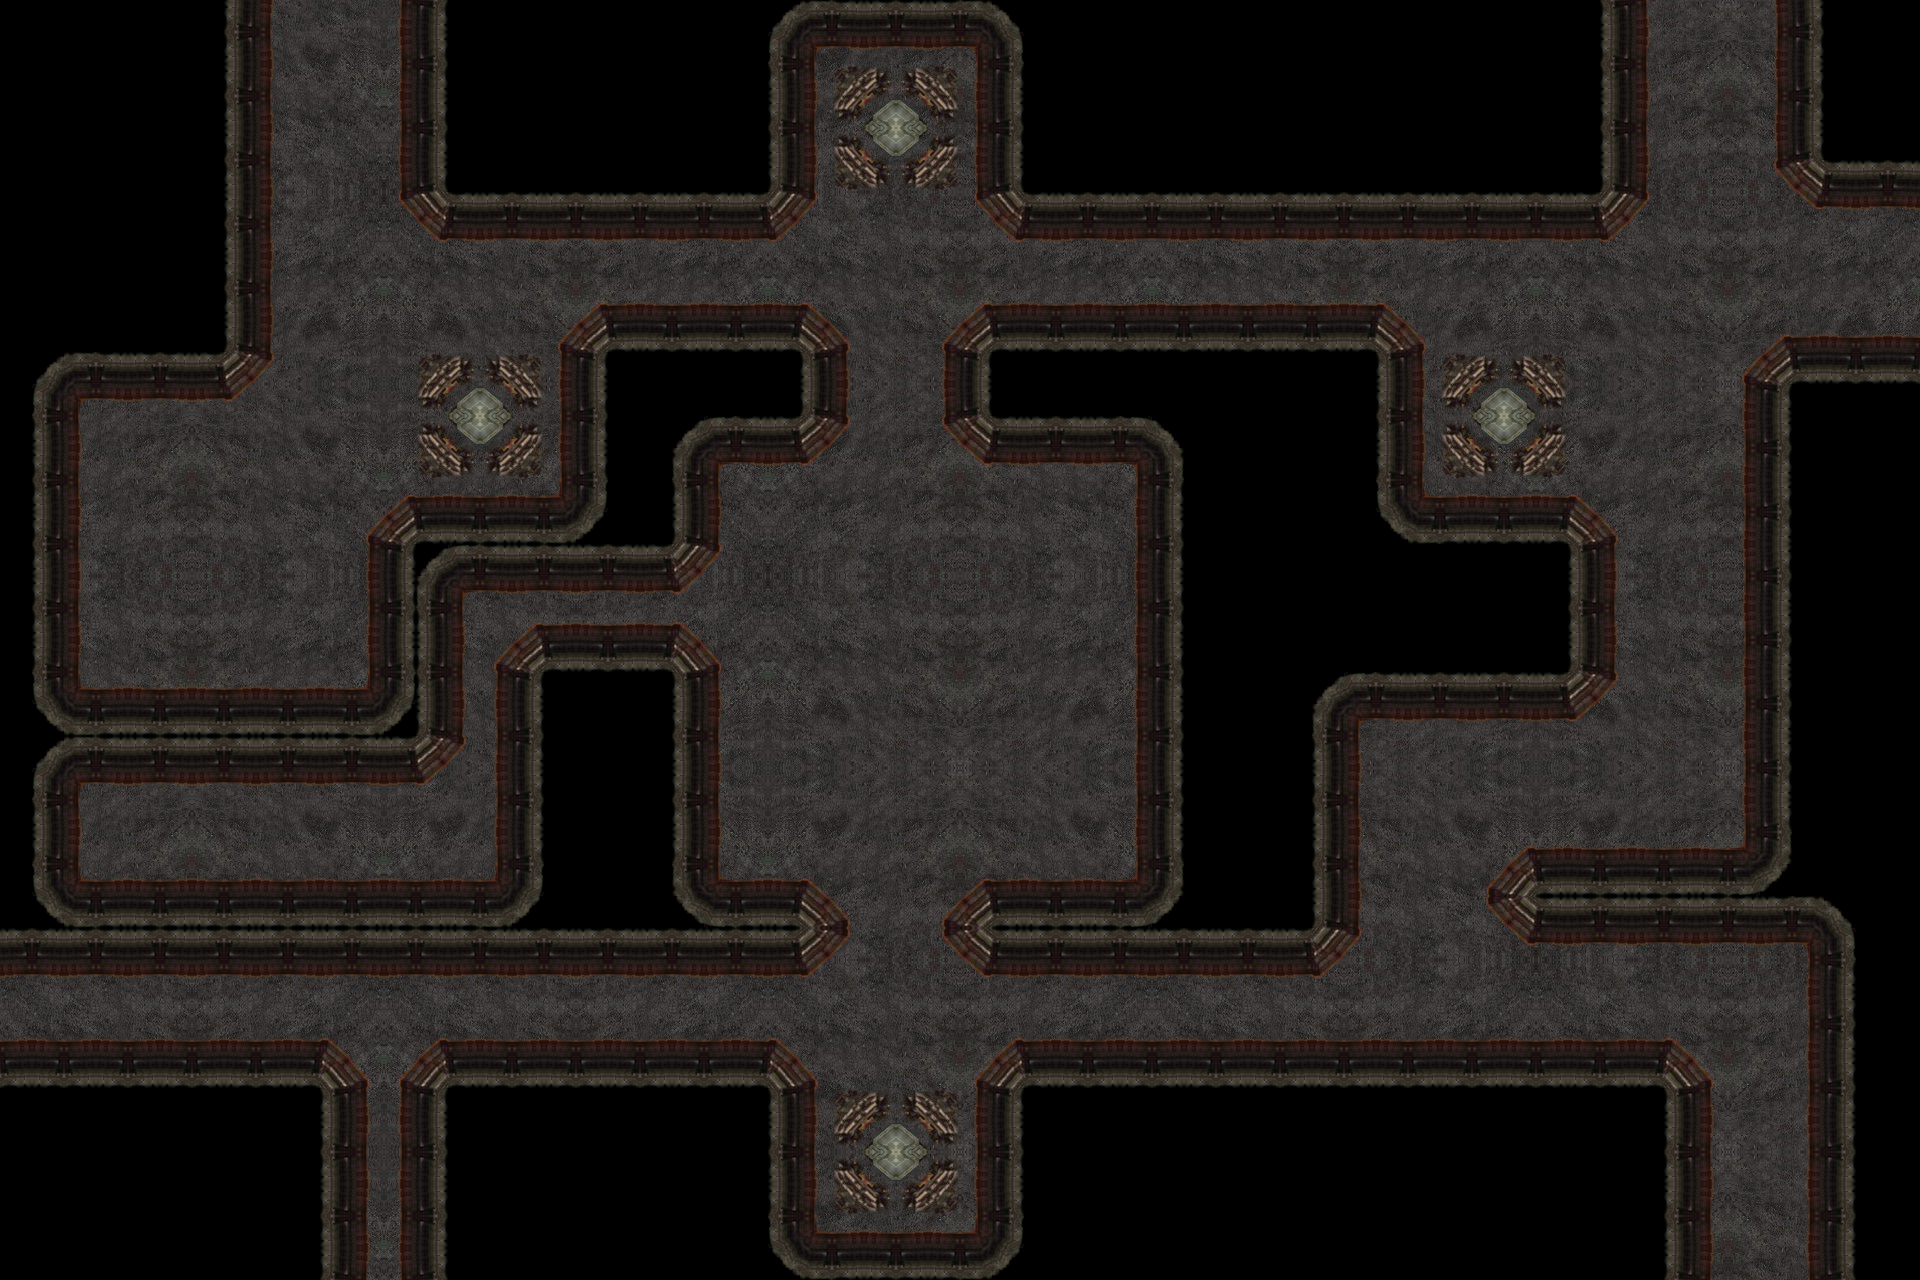

Below is a game level as drawn by its tile map, then a one-line description and the .tmx that defines it (tile-layer data replaced by summaries):
An orthogonal 60x40 tile map with 32x32 px tiles, 4 tile layers (Земля, Дорога, Основание, Место).

<map version="1.0" tiledversion="1.1.4" orientation="orthogonal" renderorder="left-down" width="60" height="40" tilewidth="32" tileheight="32" infinite="0" nextobjectid="1">
 <tileset firstgid="1" name="tiles" tilewidth="32" tileheight="32" tilecount="1728" columns="32">
  <image source="textures/tiles.png" trans="000000" width="1024" height="1728" />
 </tileset>
 <layer name="Земля" width="60" height="40">
  <data>[2400 cells, 1182 non-empty, 36 distinct tile ids]</data>
 </layer>
 <layer name="Дорога" width="60" height="40">
  <data>[2400 cells, 920 non-empty, 9 distinct tile ids]</data>
 </layer>
 <group name="Пушки">
  <layer name="Основание" width="60" height="40">
   <data>[2400 cells, 64 non-empty, 4 distinct tile ids]</data>
  </layer>
  <layer name="Место" width="60" height="40">
   <data>[2400 cells, 16 non-empty, 1 distinct tile ids]</data>
  </layer>
 </group>
</map>
